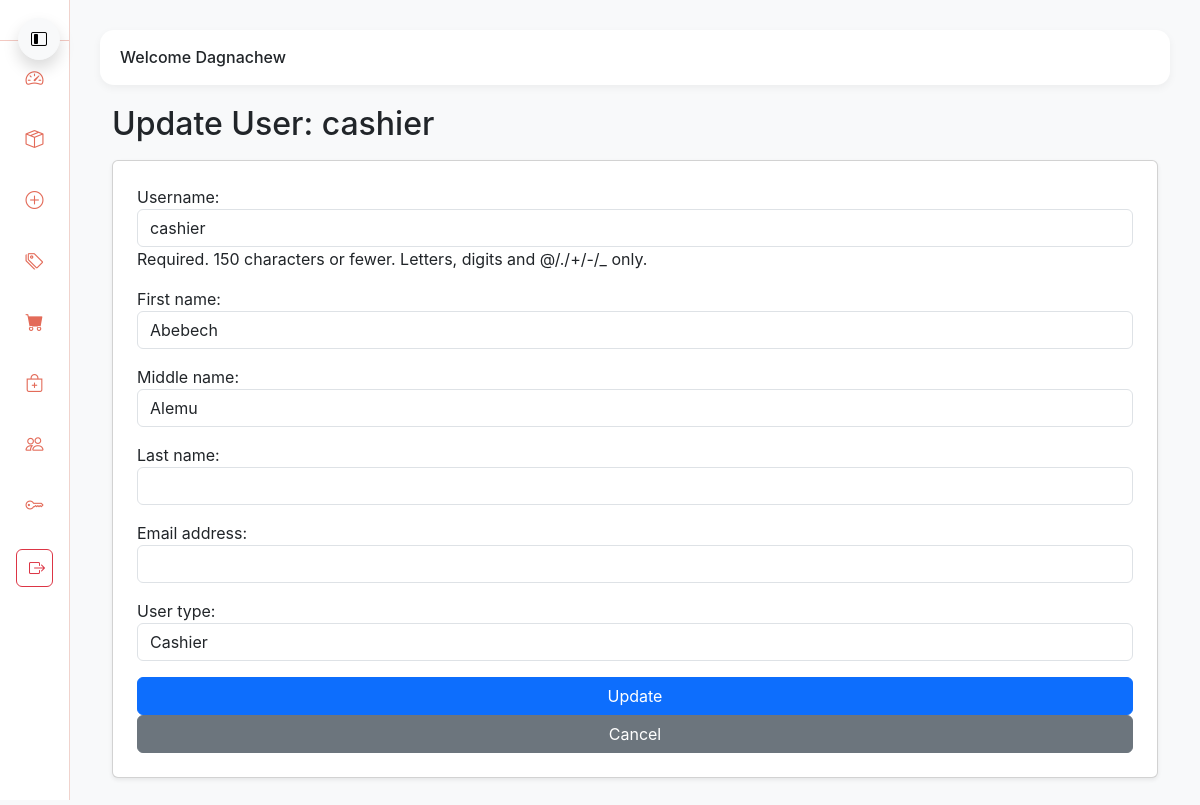
The page /update_user/7/ (signed in) on the database its author committed.
### authentication/models.py (models this page shows, shortened)
class CustomUser(AbstractUser):
    class UserType(models.TextChoices):
        ADMIN = "admin", "Admin"
        CASHIER = "cashier", "Cashier"
    user_type = models.CharField(
        max_length=20,
        choices=UserType.choices,
        default=UserType.CASHIER
    )
    middle_name = models.CharField(max_length=100, null=True, blank=True)
    company = models.ForeignKey(Company, on_delete=models.CASCADE)

### myapp/views.py (the view)
# urls.py: path('update_user/<int:user_id>/', views.update_user, name = 'update_user'),
@login_required(login_url='/accounts/login')
@user_passes_test(is_admin)
def update_user(request, user_id):
    user = get_object_or_404(CustomUser, id=user_id)
    form = UserUpdateForm(instance=user)
    return render(request, "update_user.html", {"form": form, "user": user})

### authentication/views.py (called while the page is built)
def is_admin(user):
    return user.user_type == 'admin'

### template/update_user.html (shortened to what this page needs)
{% extends 'base.html' %} {% block content %}
<div class="container">
  <h2 class="mb-3">Update User: {{ user.username }}</h2>
  <form
    method="post"
    action="{% url 'update_user_submit' user.id %}"
    class="card p-4 shadow-sm"
  >
    {% csrf_token %} {{ form.as_p }}
    <button type="submit" class="btn btn-primary">Update</button>
    <a href="{% url 'manage_users' %}" class="btn btn-secondary">Cancel</a>
  </form>
</div>
{% endblock %}

### template/base.html (shortened to what this page needs)
<!DOCTYPE html>
<html lang="en">
<head>
    <link href="https://cdn.jsdelivr.net/npm/bootstrap@5.3.3/dist/css/bootstrap.min.css" rel="stylesheet">
    <link href="https://cdn.jsdelivr.net/npm/bootstrap-icons@1.11.1/font/bootstrap-icons.css" rel="stylesheet">
</head>
<body>
    <div class="sidebar collapsed ">
        <div>
            <button class="btn btn-light shadow sidebar-toggle" onclick="toggleSidebar()">
                <i class="bi bi-layout-sidebar-inset"></i>
            </button>
        </div>
        <a href="{% url 'home' %}" class="{% if request.resolver_match.url_name == 'home' %}active{% endif %}">
            <i class="bi bi-speedometer2"></i>
        </a>
        <a href="{% url 'products' %}" class="{% if request.resolver_match.url_name == 'products' %}active{% endif %}">
            <i class="bi bi-box-seam"></i>
        </a>
        <a href="{% url 'add_product' %}" class="{% if request.resolver_match.url_name == 'add_product' %}active{% endif %}">
            <i class="bi bi-plus-circle"></i>
        </a>
        <a href="{% url 'add_category' %}" class="{% if request.resolver_match.url_name == 'add_category' %}active{% endif %}">
            <i class="bi bi-tags"></i>
        </a>
        <a href="{% url 'sales' %}" class="{% if request.resolver_match.url_name == 'sales' %}active{% endif %}">
            <i class="bi bi-cart-fill"></i>
        </a>
        <a href="{% url 'add_sale' %}" class="{% if request.resolver_match.url_name == 'add_sale' %}active{% endif %}">
            <i class="bi bi-bag-plus"></i>
        </a>
        <a href="{% url 'manage_users' %}" class="{% if request.resolver_match.url_name == 'manage_users' %}active{% endif %}">
            <i class="bi bi-people"></i>
        </a>
        <a href="{% url 'password_change' %}">
            <i class="bi bi-key"></i>
        </a>
        <form method="POST" action="{% url 'logout' %}" class="m-3">
            <button type="submit" class="btn btn-outline-danger w-100">
                <i class="bi bi-box-arrow-right"></i>
            </button>
        </form>
    </div>
    <div class="main-content collapsed">
        <div class="top-bar">
            <h6 class="m-0">Welcome {{ request.user.first_name }}</h6>
        </div>
        {% block content %}
        {% endblock %}
    </div>
</body>
</html>

### template/base.html (style rules this page uses)
:root { --coral: #ff7f6b; --coral-dark: #e36b59; --sidebar-bg: #ffffff; --sidebar-text: #3a3a3a; --sidebar-hover: #ffe5e0; }
body { font-family: 'Inter', sans-serif; background: #f8f9fa; }
.sidebar { width: 240px; height: 100vh; background: var(--sidebar-bg); border-right: 1px solid #f0d3cd; padding-top: 20px; position: fixed; transition: width 0.3s ease; overflow-x: hidden; z-index: 1000; }
.sidebar.collapsed { width: 70px; }
.sidebar a { color: var(--sidebar-text); padding: 14px 20px; display: flex; align-items: center; gap: 12px; font-size: 15px; text-decoration: none; transition: 0.25s; border-radius: 10px; margin: 6px 10px; }
.sidebar a i { font-size: 18px; color: var(--coral-dark); }
.sidebar.collapsed a { justify-content: center; }
.main-content { margin-left: 240px; padding: 30px; transition: margin-left 0.3s ease; }
.main-content.collapsed { margin-left: 70px; }
.top-bar { background: #ffffff; padding: 18px 20px; border-radius: 14px; box-shadow: 0 3px 8px rgba(0,0,0,0.05); margin-bottom: 20px; display: flex; align-items: center; gap: 12px; }
.sidebar-toggle { position: fixed; top: 18px; left: 18px; z-index: 1100; width: 42px; height: 42px; border-radius: 50%; }

### rows shown on the page
CustomUser: user.first_name "Dagnachew"
CustomUser: username "cashier", first_name "Abebech", middle_name "Alemu", user_type "Cashier"
